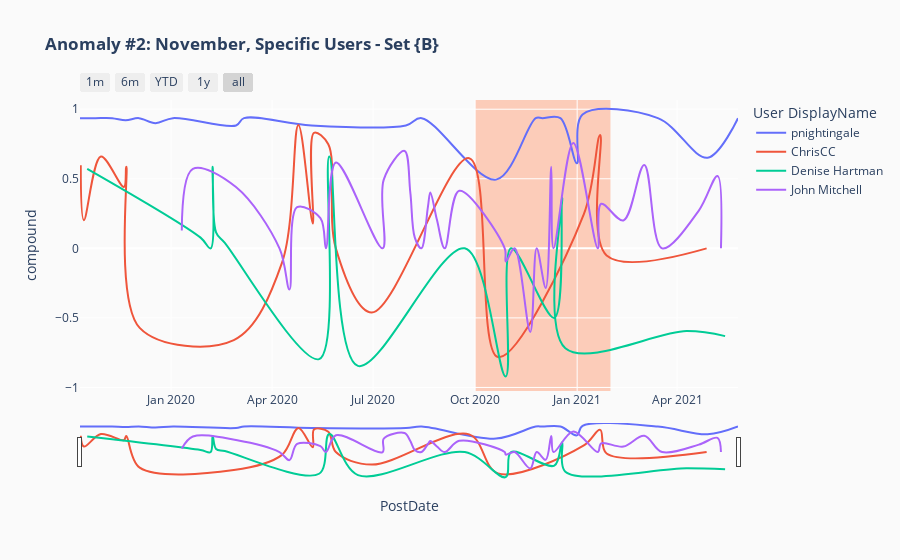

Notebook code for this chart:
### Markdown cell above
## Highlighted sections

### Code cell
dfNov = dfUserSentimentOverTime.groupby("User DisplayName").filter(lambda x: len(x) > MinimumPostCount)
dfNov_SomeUsers = dfNov[(dfNov['User DisplayName'].str.contains('ChrisCC')) | 
      (dfNov['User DisplayName'].str.contains('Denise Hartman')) |
      (dfNov['User DisplayName'].str.contains('pnightingale')) | 
      (dfNov['User DisplayName'].str.contains('John Mitchell'))]
# dfNov_SomeUsers


MinimumPostCount = 15
fig = px.line(dfNov_SomeUsers, 
              x='PostDate',  
              y='compound', 
              title='<b>Anomaly #2: November, Specific Users - Set {B}</b>', 
              color='User DisplayName', 
             line_shape='spline')
fig.update_xaxes(
    rangeslider_visible=True,
    rangeselector=dict(
        buttons=list([
            dict(count=1, label="1m", step="month", stepmode="backward"),
            dict(count=6, label="6m", step="month", stepmode="backward"),
            dict(count=1, label="YTD", step="year", stepmode="todate"),
            dict(count=1, label="1y", step="year", stepmode="backward"),
            dict(step="all")
        ]) 
    )    
)

fig.update_traces(mode='lines')

fig.add_vrect(
    x0="2020-10-01", x1="2021-01-31",
    fillcolor="LightSalmon", opacity=0.5,
    layer="below", line_width=0,
),



fig.update_layout({
    'plot_bgcolor': 'rgba(0,0,0,0)', 
    'paper_bgcolor': 'rgb(250,250,250)',
})

fig.write_html('NovUserSentimentOverTimeWithSlider.html')
fig.show()

### Figure 1 — Plotly figure (JSON) as saved in the notebook; plotly's stock layout.template omitted (floating-point values rounded to 4 significant figures)
{"data": [{"hovertemplate": "User DisplayName=pnightingale<br>PostDate=%{x}<br>compound=%{y}<extra></extra>", "legendgroup": "pnightingale", "line": {"color": "#636efa", "dash": "solid", "shape": "spline"}, "mode": "lines", "name": "pnightingale", "orientation": "v", "showlegend": true, "type": "scatter", "x": ["2019-10-10T20:56:53.483000", "2019-10-24T16:34:04.713000", "2019-11-08T20:33:59.890000", "2019-11-21T00:07:58.053000", "2019-12-02T21:04:51.460000", "2019-12-17T22:05:31.297000", "2020-01-02T16:36:17.350000", "2020-02-28T12:41:38.880000", "2020-03-06T16:53:23.053000", "2020-05-06T11:33:27.640000", "2020-07-30T14:51:34.690000", "2020-08-13T19:32:19.490000", "2020-10-19T22:07:22.383000", "2020-11-24T15:09:06.143000", "2020-11-30T16:32:19.377000", "2020-12-16T21:46:56.413000", "2020-12-31T18:03:21.660000", "2021-01-05T20:16:38.750000", "2021-03-14T17:29:30.287000", "2021-04-28T14:08:31.080000", "2021-05-25T23:18:10.647000", "2021-05-25T23:21:55.333000"], "xaxis": "x", "y": [0.9359, 0.9359, 0.9359, 0.9199, 0.9359, 0.8999, 0.9359, 0.8832, 0.9359, 0.8832, 0.8832, 0.9359, 0.4939, 0.9359, 0.9359, 0.9359, 0.6114, 0.9617, 0.9359, 0.6514, 0.9359, 0.9359], "yaxis": "y"}, {"hovertemplate": "User DisplayName=ChrisCC<br>PostDate=%{x}<br>compound=%{y}<extra></extra>", "legendgroup": "ChrisCC", "line": {"color": "#EF553B", "dash": "solid", "shape": "spline"}, "mode": "lines", "name": "ChrisCC", "orientation": "v", "showlegend": true, "type": "scatter", "x": ["2019-10-11T13:10:28.983000", "2019-10-14T08:33:18.010000", "2019-10-29T16:46:32.203000", "2019-11-19T11:00:35.740000", "2019-11-21T14:08:12.470000", "2019-12-03T16:06:57.230000", "2020-02-26T12:34:35.337000", "2020-04-09T23:22:33.470000", "2020-04-24T17:33:44.470000", "2020-05-07T17:22:42.663000", "2020-05-08T18:50:29.917000", "2020-05-21T16:17:26.790000", "2020-05-28T11:43:06.343000", "2020-06-29T17:02:31.540000", "2020-09-25T15:10:56.223000", "2020-10-21T14:06:01.427000", "2021-01-07T00:43:54.317000", "2021-01-21T17:46:44.013000", "2021-01-27T13:06:46.710000", "2021-04-27T16:38:41.177000"], "xaxis": "x", "y": [0.598, 0.2023, 0.6597, 0.4404, 0.5859, -0.5719, -0.6597, -0.1027, 0.886, 0.1779, 0.8306, 0.7476, 0, -0.4611, 0.6483, -0.7817, 0.2462, 0.8151, -0.0516, 0], "yaxis": "y"}, {"hovertemplate": "User DisplayName=Denise Hartman<br>PostDate=%{x}<br>compound=%{y}<extra></extra>", "legendgroup": "Denise Hartman", "line": {"color": "#00cc96", "dash": "solid", "shape": "spline"}, "mode": "lines", "name": "Denise Hartman", "orientation": "v", "showlegend": true, "type": "scatter", "x": ["2019-10-17T09:14:34.753000", "2020-01-27T13:06:07.103000", "2020-02-05T15:34:55.653000", "2020-02-07T10:19:14.993000", "2020-02-10T12:23:06.927000", "2020-02-18T09:57:28.060000", "2020-05-13T09:12:49.927000", "2020-05-22T13:38:46.373000", "2020-06-17T09:23:08.720000", "2020-09-21T16:37:39.700000", "2020-10-28T13:28:28.833000", "2020-11-02T09:41:44.807000", "2020-12-11T09:05:13.287000", "2020-12-18T11:11:07.787000", "2020-12-21T08:30:12.503000", "2021-04-09T14:10:26.533000", "2021-05-14T08:27:02.380000"], "xaxis": "x", "y": [0.5719, 0.0772, 0, 0.5859, 0.1154, 0.0387, -0.7964, 0.6597, -0.8449, 0, -0.9209, 0, -0.4998, 0.3612, -0.7184, -0.595, -0.631], "yaxis": "y"}, {"hovertemplate": "User DisplayName=John Mitchell<br>PostDate=%{x}<br>compound=%{y}<extra></extra>", "legendgroup": "John Mitchell", "line": {"color": "#ab63fa", "dash": "solid", "shape": "spline"}, "mode": "lines", "name": "John Mitchell", "orientation": "v", "showlegend": true, "type": "scatter", "x": ["2020-01-10T15:06:17.673000", "2020-01-20T14:25:20.393000", "2020-02-28T10:58:22.157000", "2020-04-07T16:29:10.430000", "2020-04-16T16:12:38.977000", "2020-04-23T13:42:27.423000", "2020-05-14T13:46:07.237000", "2020-05-19T13:23:05.930000", "2020-05-28T13:55:17.233000", "2020-07-09T15:25:26.863000", "2020-07-10T15:53:37.277000", "2020-07-29T09:13:44.577000", "2020-08-03T14:31:32.377000", "2020-08-07T15:34:48.087000", "2020-08-13T14:00:56.303000", "2020-08-19T10:47:49.900000", "2020-08-21T15:36:03.473000", "2020-08-27T14:20:01.203000", "2020-09-03T15:16:17.960000", "2020-09-16T16:33:38.750000", "2020-10-27T16:57:39.520000", "2020-10-28T15:58:04.637000", "2020-11-05T13:57:09.393000", "2020-11-19T16:56:39.440000", "2020-11-25T11:59:22.583000", "2020-12-03T15:45:18.923000", "2020-12-08T15:13:24.930000", "2020-12-10T16:45:56.920000", "2020-12-28T11:57:21.447000", "2021-01-19T14:58:12.793000", "2021-01-22T15:20:52.107000", "2021-02-11T16:40:26.987000", "2021-03-02T11:18:39.363000", "2021-03-18T13:51:25.810000", "2021-04-20T15:43:56.607000", "2021-05-07T11:58:25.423000", "2021-05-10T14:33:41.143000"], "xaxis": "x", "y": [0.128, 0.5719, 0.4404, 0, -0.296, 0.296, 0.2168, 0, 0.6172, 0, 0.4939, 0.7003, 0.4019, 0.0772, 0, 0.296, 0.4019, 0.2047, 0, 0.4137, 0, -0.0941, 0, -0.6007, 0, -0.2846, 0.5859, 0, 0.7579, 0, 0.3204, 0.2007, 0.5994, 0, 0.2714, 0.5204, 0], "yaxis": "y"}], "layout": {"legend": {"title": {"text": "User DisplayName"}, "tracegroupgap": 0}, "paper_bgcolor": "rgb(250,250,250)", "plot_bgcolor": "rgba(0,0,0,0)", "shapes": [{"fillcolor": "LightSalmon", "layer": "below", "line": {"width": 0}, "opacity": 0.5, "type": "rect", "x0": "2020-10-01", "x1": "2021-01-31", "xref": "x", "y0": 0, "y1": 1, "yref": "y domain"}], "title": {"text": "<b>Anomaly #2: November, Specific Users - Set {B}</b>"}, "xaxis": {"anchor": "y", "domain": [0, 1], "rangeselector": {"buttons": [{"count": 1, "label": "1m", "step": "month", "stepmode": "backward"}, {"count": 6, "label": "6m", "step": "month", "stepmode": "backward"}, {"count": 1, "label": "YTD", "step": "year", "stepmode": "todate"}, {"count": 1, "label": "1y", "step": "year", "stepmode": "backward"}, {"step": "all"}]}, "rangeslider": {"visible": true}, "title": {"text": "PostDate"}}, "yaxis": {"anchor": "x", "domain": [0, 1], "title": {"text": "compound"}}}}
